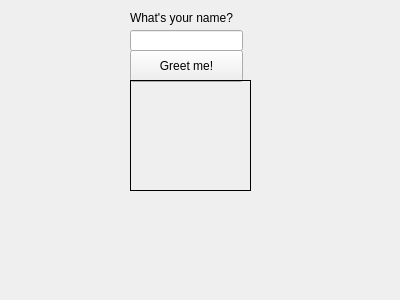
<?xml version="1.0" encoding="UTF-8"?>
<ui version="4.0">
 <class>MainWindow</class>
 <widget class="QMainWindow" name="MainWindow">
  <property name="geometry">
   <rect>
    <x>0</x>
    <y>0</y>
    <width>400</width>
    <height>300</height>
   </rect>
  </property>
  <property name="windowTitle">
   <string>MainWindow</string>
  </property>
  <widget class="QWidget" name="centralWidget">
   <widget class="QLabel" name="label">
    <property name="geometry">
     <rect>
      <x>130</x>
      <y>10</y>
      <width>121</width>
      <height>16</height>
     </rect>
    </property>
    <property name="text">
     <string>What's your name?</string>
    </property>
   </widget>
   <widget class="QLineEdit" name="edtName">
    <property name="geometry">
     <rect>
      <x>130</x>
      <y>30</y>
      <width>113</width>
      <height>21</height>
     </rect>
    </property>
   </widget>
   <widget class="QPushButton" name="btnGreet">
    <property name="geometry">
     <rect>
      <x>130</x>
      <y>50</y>
      <width>113</width>
      <height>32</height>
     </rect>
    </property>
    <property name="text">
     <string>Greet me!</string>
    </property>
   </widget>
   <widget class="QLabel" name="lblGreeting">
    <property name="geometry">
     <rect>
      <x>130</x>
      <y>80</y>
      <width>121</width>
      <height>111</height>
     </rect>
    </property>
    <property name="frameShape">
     <enum>QFrame::Box</enum>
    </property>
    <property name="text">
     <string/>
    </property>
    <property name="wordWrap">
     <bool>true</bool>
    </property>
   </widget>
  </widget>
 </widget>
 <layoutdefault spacing="6" margin="11"/>
 <resources/>
 <connections/>
</ui>
